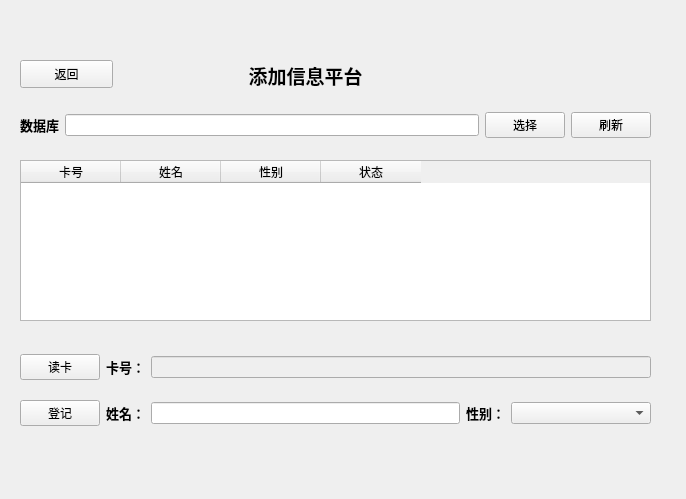
<?xml version="1.0" encoding="UTF-8"?>
<ui version="4.0">
 <class>Addpage</class>
 <widget class="QWidget" name="Addpage">
  <property name="geometry">
   <rect>
    <x>0</x>
    <y>0</y>
    <width>686</width>
    <height>499</height>
   </rect>
  </property>
  <property name="windowTitle">
   <string>Form</string>
  </property>
  <widget class="QLabel" name="lb_deletetitle">
   <property name="geometry">
    <rect>
     <x>230</x>
     <y>60</y>
     <width>151</width>
     <height>31</height>
    </rect>
   </property>
   <property name="text">
    <string>&lt;html&gt;&lt;head/&gt;&lt;body&gt;&lt;p align=&quot;center&quot;&gt;&lt;span style=&quot; font-size:14pt; font-weight:600;&quot;&gt;添加信息平台&lt;/span&gt;&lt;/p&gt;&lt;/body&gt;&lt;/html&gt;</string>
   </property>
  </widget>
  <widget class="QPushButton" name="pbn_back">
   <property name="geometry">
    <rect>
     <x>20</x>
     <y>60</y>
     <width>93</width>
     <height>28</height>
    </rect>
   </property>
   <property name="text">
    <string>返回</string>
   </property>
  </widget>
  <widget class="QWidget" name="layoutWidget_2">
   <property name="geometry">
    <rect>
     <x>20</x>
     <y>340</y>
     <width>631</width>
     <height>101</height>
    </rect>
   </property>
   <layout class="QGridLayout" name="gridLayout">
    <item row="0" column="0">
     <widget class="QPushButton" name="pbn_start">
      <property name="text">
       <string>读卡</string>
      </property>
     </widget>
    </item>
    <item row="0" column="1">
     <widget class="QLabel" name="lb_cardID">
      <property name="text">
       <string>&lt;html&gt;&lt;head/&gt;&lt;body&gt;&lt;p align=&quot;right&quot;&gt;&lt;span style=&quot; font-size:10pt; font-weight:600;&quot;&gt;  卡号：&lt;/span&gt;&lt;/p&gt;&lt;/body&gt;&lt;/html&gt;</string>
      </property>
     </widget>
    </item>
    <item row="0" column="2" colspan="3">
     <widget class="QLineEdit" name="ted_showNumber">
      <property name="enabled">
       <bool>false</bool>
      </property>
     </widget>
    </item>
    <item row="1" column="0">
     <widget class="QPushButton" name="pbn_addName">
      <property name="text">
       <string>登记</string>
      </property>
     </widget>
    </item>
    <item row="1" column="1">
     <widget class="QLabel" name="lb_cardName">
      <property name="text">
       <string>&lt;html&gt;&lt;head/&gt;&lt;body&gt;&lt;p align=&quot;right&quot;&gt;&lt;span style=&quot; font-size:10pt; font-weight:600;&quot;&gt;     姓名：&lt;/span&gt;&lt;/p&gt;&lt;/body&gt;&lt;/html&gt;</string>
      </property>
     </widget>
    </item>
    <item row="1" column="2">
     <widget class="QLineEdit" name="ted_showName"/>
    </item>
    <item row="1" column="3">
     <widget class="QLabel" name="lb_cardSex">
      <property name="text">
       <string>&lt;html&gt;&lt;head/&gt;&lt;body&gt;&lt;p align=&quot;right&quot;&gt;&lt;span style=&quot; font-size:10pt; font-weight:600;&quot;&gt;      性别：&lt;/span&gt;&lt;/p&gt;&lt;/body&gt;&lt;/html&gt;</string>
      </property>
     </widget>
    </item>
    <item row="1" column="4">
     <widget class="QComboBox" name="ted_showSex">
      <property name="minimumSize">
       <size>
        <width>140</width>
        <height>0</height>
       </size>
      </property>
      <item>
       <property name="text">
        <string/>
       </property>
      </item>
      <item>
       <property name="text">
        <string>男</string>
       </property>
      </item>
      <item>
       <property name="text">
        <string>女</string>
       </property>
      </item>
     </widget>
    </item>
   </layout>
  </widget>
  <widget class="QTableWidget" name="db_table">
   <property name="geometry">
    <rect>
     <x>20</x>
     <y>160</y>
     <width>631</width>
     <height>161</height>
    </rect>
   </property>
   <property name="editTriggers">
    <set>QAbstractItemView::NoEditTriggers</set>
   </property>
   <property name="selectionMode">
    <enum>QAbstractItemView::SingleSelection</enum>
   </property>
   <property name="selectionBehavior">
    <enum>QAbstractItemView::SelectRows</enum>
   </property>
   <column>
    <property name="text">
     <string>卡号</string>
    </property>
   </column>
   <column>
    <property name="text">
     <string>姓名</string>
    </property>
   </column>
   <column>
    <property name="text">
     <string>性别</string>
    </property>
   </column>
   <column>
    <property name="text">
     <string>状态</string>
    </property>
   </column>
  </widget>
  <widget class="QWidget" name="layoutWidget">
   <property name="geometry">
    <rect>
     <x>20</x>
     <y>110</y>
     <width>631</width>
     <height>30</height>
    </rect>
   </property>
   <layout class="QHBoxLayout" name="db_select">
    <item>
     <widget class="QLabel" name="lb_db">
      <property name="text">
       <string>&lt;html&gt;&lt;head/&gt;&lt;body&gt;&lt;p align=&quot;right&quot;&gt;&lt;span style=&quot; font-size:10pt; font-weight:600;&quot;&gt;数据库&lt;/span&gt;&lt;/p&gt;&lt;/body&gt;&lt;/html&gt;</string>
      </property>
     </widget>
    </item>
    <item>
     <widget class="QLineEdit" name="ted_dbpath">
      <property name="readOnly">
       <bool>true</bool>
      </property>
     </widget>
    </item>
    <item>
     <widget class="QPushButton" name="btn_dbselect">
      <property name="text">
       <string>选择</string>
      </property>
     </widget>
    </item>
    <item>
     <widget class="QPushButton" name="btn_dbrefresh">
      <property name="text">
       <string>刷新</string>
      </property>
     </widget>
    </item>
   </layout>
  </widget>
 </widget>
 <resources/>
 <connections/>
</ui>
